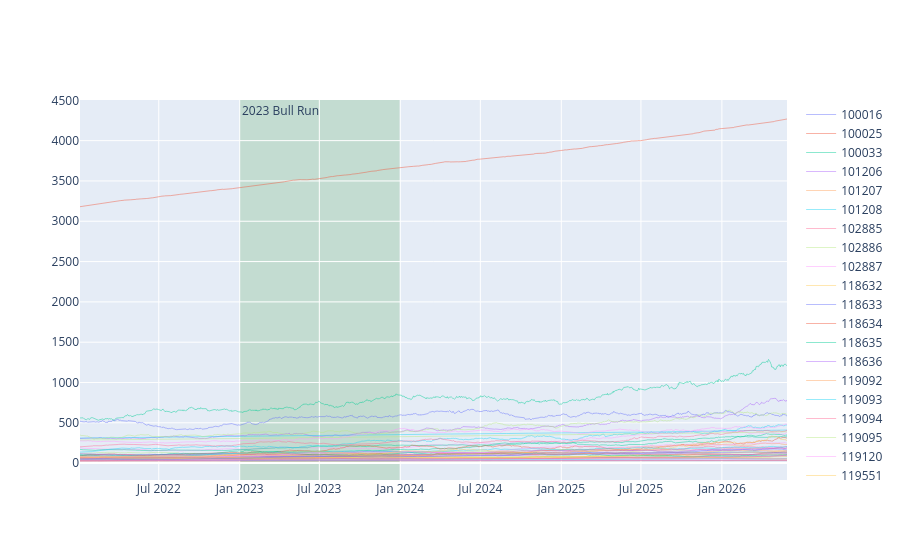

Notebook cell for this chart:
### Code cell
fig.add_vrect(
    x0="2023-01-01",
    x1="2023-12-31",
    fillcolor="green",
    opacity=0.15,
    layer="below",
    line_width=0,
    annotation_text="2023 Bull Run",
    annotation_position="top left")

### Figure 1 — Plotly figure (JSON) as saved in the notebook; plotly's stock layout.template omitted (floating-point values rounded to 4 significant figures; data arrays with more than 128 entries replaced by an {"elided": "..."} marker saying what was removed)
{"data": [{"line": {"width": 1}, "mode": "lines", "name": "100016", "opacity": 0.45, "type": "scatter", "x": {"elided": "1150 str values"}, "y": {"elided": "1150 float values"}}, {"line": {"width": 1}, "mode": "lines", "name": "100025", "opacity": 0.45, "type": "scatter", "x": {"elided": "1150 str values"}, "y": {"elided": "1150 float values"}}, {"line": {"width": 1}, "mode": "lines", "name": "100033", "opacity": 0.45, "type": "scatter", "x": {"elided": "1150 str values"}, "y": {"elided": "1150 float values"}}, {"line": {"width": 1}, "mode": "lines", "name": "101206", "opacity": 0.45, "type": "scatter", "x": {"elided": "1150 str values"}, "y": {"elided": "1150 float values"}}, {"line": {"width": 1}, "mode": "lines", "name": "101207", "opacity": 0.45, "type": "scatter", "x": {"elided": "1150 str values"}, "y": {"elided": "1150 float values"}}, {"line": {"width": 1}, "mode": "lines", "name": "101208", "opacity": 0.45, "type": "scatter", "x": {"elided": "1150 str values"}, "y": {"elided": "1150 float values"}}, {"line": {"width": 1}, "mode": "lines", "name": "102885", "opacity": 0.45, "type": "scatter", "x": {"elided": "1150 str values"}, "y": {"elided": "1150 float values"}}, {"line": {"width": 1}, "mode": "lines", "name": "102886", "opacity": 0.45, "type": "scatter", "x": {"elided": "1150 str values"}, "y": {"elided": "1150 float values"}}, {"line": {"width": 1}, "mode": "lines", "name": "102887", "opacity": 0.45, "type": "scatter", "x": {"elided": "1150 str values"}, "y": {"elided": "1150 float values"}}, {"line": {"width": 1}, "mode": "lines", "name": "118632", "opacity": 0.45, "type": "scatter", "x": {"elided": "1150 str values"}, "y": {"elided": "1150 float values"}}, {"line": {"width": 1}, "mode": "lines", "name": "118633", "opacity": 0.45, "type": "scatter", "x": {"elided": "1150 str values"}, "y": {"elided": "1150 float values"}}, {"line": {"width": 1}, "mode": "lines", "name": "118634", "opacity": 0.45, "type": "scatter", "x": {"elided": "1150 str values"}, "y": {"elided": "1150 float values"}}, {"line": {"width": 1}, "mode": "lines", "name": "118635", "opacity": 0.45, "type": "scatter", "x": {"elided": "1150 str values"}, "y": {"elided": "1150 float values"}}, {"line": {"width": 1}, "mode": "lines", "name": "118636", "opacity": 0.45, "type": "scatter", "x": {"elided": "1150 str values"}, "y": {"elided": "1150 float values"}}, {"line": {"width": 1}, "mode": "lines", "name": "119092", "opacity": 0.45, "type": "scatter", "x": {"elided": "1150 str values"}, "y": {"elided": "1150 float values"}}, {"line": {"width": 1}, "mode": "lines", "name": "119093", "opacity": 0.45, "type": "scatter", "x": {"elided": "1150 str values"}, "y": {"elided": "1150 float values"}}, {"line": {"width": 1}, "mode": "lines", "name": "119094", "opacity": 0.45, "type": "scatter", "x": {"elided": "1150 str values"}, "y": {"elided": "1150 float values"}}, {"line": {"width": 1}, "mode": "lines", "name": "119095", "opacity": 0.45, "type": "scatter", "x": {"elided": "1150 str values"}, "y": {"elided": "1150 float values"}}, {"line": {"width": 1}, "mode": "lines", "name": "119120", "opacity": 0.45, "type": "scatter", "x": {"elided": "1150 str values"}, "y": {"elided": "1150 float values"}}, {"line": {"width": 1}, "mode": "lines", "name": "119551", "opacity": 0.45, "type": "scatter", "x": {"elided": "1150 str values"}, "y": {"elided": "1150 float values"}}, {"line": {"width": 1}, "mode": "lines", "name": "119552", "opacity": 0.45, "type": "scatter", "x": {"elided": "1150 str values"}, "y": {"elided": "1150 float values"}}, {"line": {"width": 1}, "mode": "lines", "name": "119598", "opacity": 0.45, "type": "scatter", "x": {"elided": "1150 str values"}, "y": {"elided": "1150 float values"}}, {"line": {"width": 1}, "mode": "lines", "name": "119599", "opacity": 0.45, "type": "scatter", "x": {"elided": "1150 str values"}, "y": {"elided": "1150 float values"}}, {"line": {"width": 1}, "mode": "lines", "name": "120503", "opacity": 0.45, "type": "scatter", "x": {"elided": "1150 str values"}, "y": {"elided": "1150 float values"}}, {"line": {"width": 1}, "mode": "lines", "name": "120504", "opacity": 0.45, "type": "scatter", "x": {"elided": "1150 str values"}, "y": {"elided": "1150 float values"}}, {"line": {"width": 1}, "mode": "lines", "name": "120505", "opacity": 0.45, "type": "scatter", "x": {"elided": "1150 str values"}, "y": {"elided": "1150 float values"}}, {"line": {"width": 1}, "mode": "lines", "name": "120506", "opacity": 0.45, "type": "scatter", "x": {"elided": "1150 str values"}, "y": {"elided": "1150 float values"}}, {"line": {"width": 1}, "mode": "lines", "name": "120507", "opacity": 0.45, "type": "scatter", "x": {"elided": "1150 str values"}, "y": {"elided": "1150 float values"}}, {"line": {"width": 1}, "mode": "lines", "name": "120841", "opacity": 0.45, "type": "scatter", "x": {"elided": "1150 str values"}, "y": {"elided": "1150 float values"}}, {"line": {"width": 1}, "mode": "lines", "name": "120842", "opacity": 0.45, "type": "scatter", "x": {"elided": "1150 str values"}, "y": {"elided": "1150 float values"}}, {"line": {"width": 1}, "mode": "lines", "name": "120843", "opacity": 0.45, "type": "scatter", "x": {"elided": "1150 str values"}, "y": {"elided": "1150 float values"}}, {"line": {"width": 1}, "mode": "lines", "name": "120844", "opacity": 0.45, "type": "scatter", "x": {"elided": "1150 str values"}, "y": {"elided": "1150 float values"}}, {"line": {"width": 1}, "mode": "lines", "name": "125497", "opacity": 0.45, "type": "scatter", "x": {"elided": "1150 str values"}, "y": {"elided": "1150 float values"}}, {"line": {"width": 1}, "mode": "lines", "name": "125498", "opacity": 0.45, "type": "scatter", "x": {"elided": "1150 str values"}, "y": {"elided": "1150 float values"}}, {"line": {"width": 1}, "mode": "lines", "name": "148567", "opacity": 0.45, "type": "scatter", "x": {"elided": "1150 str values"}, "y": {"elided": "1150 float values"}}, {"line": {"width": 1}, "mode": "lines", "name": "148568", "opacity": 0.45, "type": "scatter", "x": {"elided": "1150 str values"}, "y": {"elided": "1150 float values"}}, {"line": {"width": 1}, "mode": "lines", "name": "148569", "opacity": 0.45, "type": "scatter", "x": {"elided": "1150 str values"}, "y": {"elided": "1150 float values"}}, {"line": {"width": 1}, "mode": "lines", "name": "149322", "opacity": 0.45, "type": "scatter", "x": {"elided": "1150 str values"}, "y": {"elided": "1150 float values"}}, {"line": {"width": 1}, "mode": "lines", "name": "149323", "opacity": 0.45, "type": "scatter", "x": {"elided": "1150 str values"}, "y": {"elided": "1150 float values"}}, {"line": {"width": 1}, "mode": "lines", "name": "149324", "opacity": 0.45, "type": "scatter", "x": {"elided": "1150 str values"}, "y": {"elided": "1150 float values"}}], "layout": {"annotations": [{"showarrow": false, "text": "2023 Bull Run", "x": "2023-01-01", "xanchor": "left", "xref": "x", "y": 1, "yanchor": "top", "yref": "y domain"}], "shapes": [{"fillcolor": "green", "layer": "below", "line": {"width": 0}, "opacity": 0.15, "type": "rect", "x0": "2023-01-01", "x1": "2023-12-31", "xref": "x", "y0": 0, "y1": 1, "yref": "y domain"}]}}
